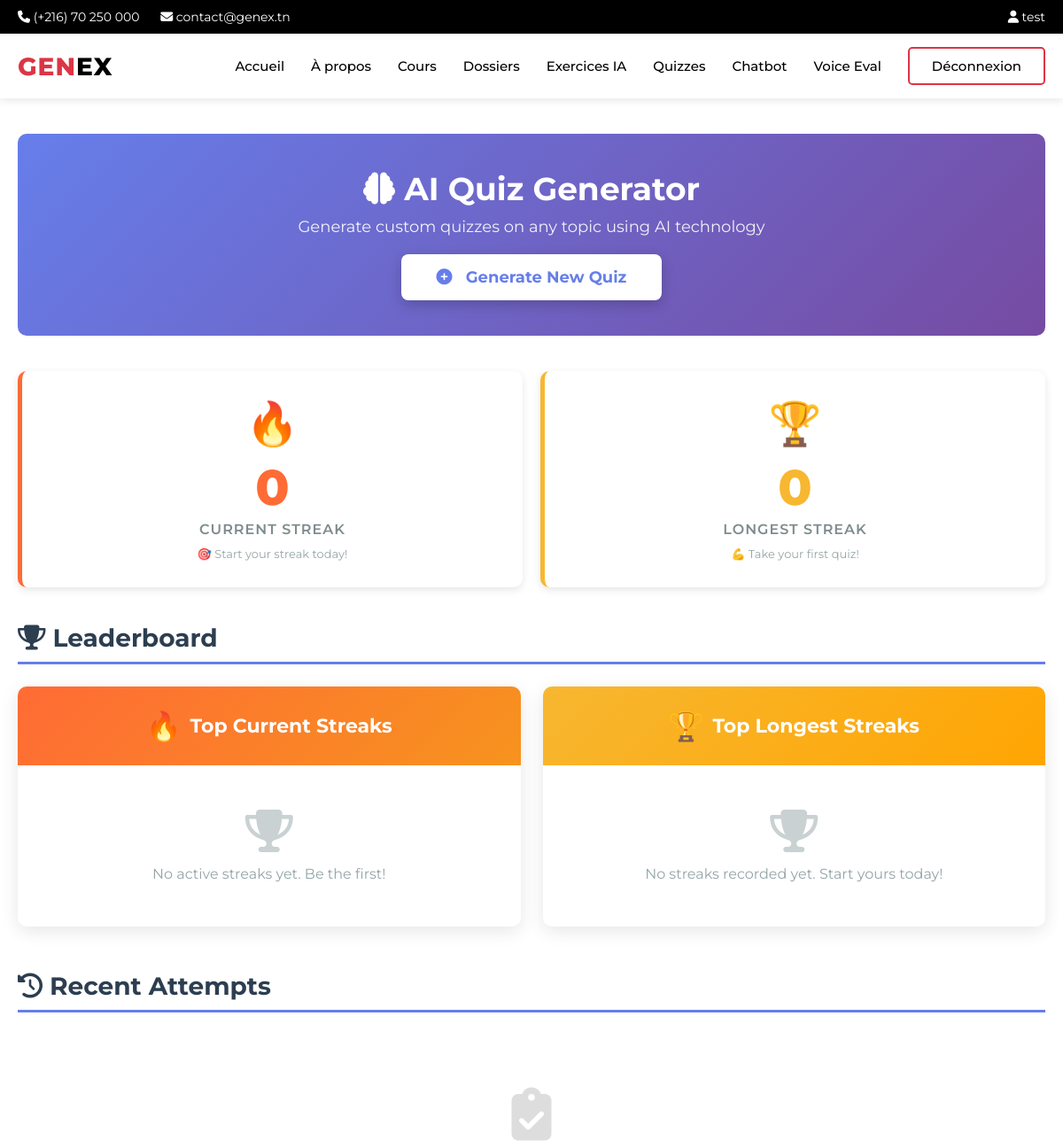
Page /quizzes/ (signed in, upper part) on the earlier database version.
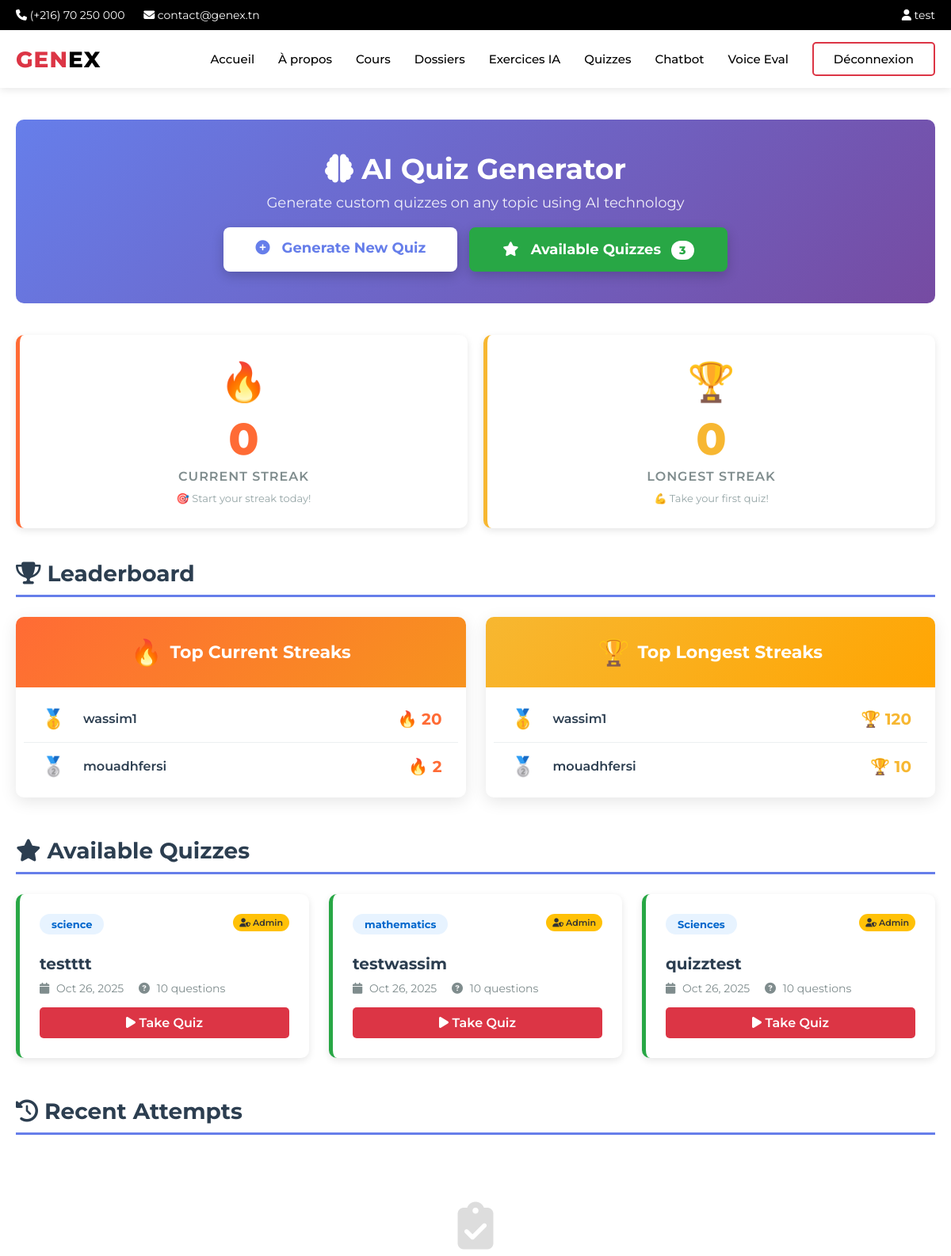
Same page on the later database version.
### users/models.py (models this page shows, shortened)
class User(AbstractUser):
    USER_TYPE_CHOICES = (
        ('admin', 'Admin'),
        ('student', 'Student'),
    )
    LEVEL_CHOICES = (
        ('weak', 'Weak'),
        ('medium', 'Medium'),
        ('advanced', 'Advanced'),
    )
    user_type = models.CharField(max_length=10, choices=USER_TYPE_CHOICES, default='student')
    level = models.CharField(max_length=10, choices=LEVEL_CHOICES, blank=True, null=True)
    student_class = models.CharField(max_length=50, blank=True, null=True)
    current_streak = models.IntegerField(default=0, help_text="Current consecutive days with quiz completion")
    longest_streak = models.IntegerField(default=0, help_text="Longest streak ever achieved")
    last_quiz_date = models.DateTimeField(null=True, blank=True, help_text="Last time user completed a quiz")
    THEME_CHOICES = (
        ('light', 'Light'),
        ('dark', 'Dark'),
        ('auto', 'Auto'),
    )
    theme_preference = models.CharField(max_length=10, choices=THEME_CHOICES, default='auto', help_text="User's theme preference")

### quizzes/models.py (models this page shows, shortened)
class Quiz(models.Model):
    title = models.CharField(max_length=255)
    subject = models.CharField(max_length=255)
    user_prompt = models.TextField()
    created_by = models.ForeignKey(settings.AUTH_USER_MODEL, on_delete=models.CASCADE, related_name='created_quizzes')
    created_at = models.DateTimeField(default=timezone.now)
    is_active = models.BooleanField(default=True)
    class Meta:
        verbose_name = 'Quiz'
        verbose_name_plural = 'Quizzes'
        ordering = ['-created_at']

### quizzes/views.py (the view)
# urls.py: path('', views.quiz_home, name='home'),
@login_required
def quiz_home(request):
    streak_info = check_and_update_streak(request.user)
    time_info = get_time_until_streak_expires(request.user)
    user_quizzes = Quiz.objects.filter(created_by=request.user)
    from django.contrib.auth import get_user_model
    from django.db.models import Q
    User = get_user_model()
    available_quizzes = Quiz.objects.filter(
        is_active=True
    ).filter(
        Q(created_by__user_type='admin') | Q(created_by__is_superuser=True)
    ).exclude(created_by=request.user).order_by('-created_at')
    for quiz in available_quizzes:
        quiz.user_attempted = QuizAttempt.objects.filter(quiz=quiz, user=request.user).exists()
        quiz.attempt_count = QuizAttempt.objects.filter(quiz=quiz, user=request.user).count()
    user_attempts = QuizAttempt.objects.filter(user=request.user).select_related('quiz')[:5]
    top_current_streaks = User.objects.filter(
        current_streak__gt=0
    ).order_by('-current_streak', '-last_quiz_date')[:10]
    top_longest_streaks = User.objects.filter(
        longest_streak__gt=0
    ).order_by('-longest_streak', '-current_streak')[:10]
    context = {
        'user_quizzes': user_quizzes,
        'available_quizzes': available_quizzes,
        'user_attempts': user_attempts,
        'current_streak': streak_info['current_streak'],
        'longest_streak': streak_info['longest_streak'],
        'streak_status': streak_info['status'],
        'time_until_expires': time_info,
        'top_current_streaks': top_current_streaks,
        'top_longest_streaks': top_longest_streaks,
    }
    return render(request, 'quizzes/home.html', context)

### quizzes/streak_utils.py (called while the page is built, shortened)
def check_and_update_streak(user):
    if not user.last_quiz_date:
        return {
            'current_streak': 0,
            'longest_streak': user.longest_streak,
            'status': 'no_history'
        }

def get_time_until_streak_expires(user):
    if not user.last_quiz_date:
        return {
            'expired': True,
            'hours_remaining': 0,
            'message': 'No active streak'
        }

### templates/quizzes/home.html (shortened to what the changed rows need)
{% extends 'main/base.html' %}
{% block content %}
<div class="quiz-container">
    <div class="quiz-header">
        <h1><i class="fas fa-brain"></i> AI Quiz Generator</h1>
        <p>Generate custom quizzes on any topic using AI technology</p>
        <div class="header-buttons">
            <a href="{% url 'quizzes:generate' %}" class="generate-btn">
                <i class="fas fa-plus-circle"></i> Generate New Quiz
            </a>
            {% if available_quizzes %}
            <a href="#available-quizzes" class="available-btn">
                <i class="fas fa-star"></i> Available Quizzes
                <span class="badge">{{ available_quizzes|length }}</span>
            </a>
            {% endif %}
        </div>
    </div>
    <div class="streak-section">
        <div class="streak-card current">
        </div>
        <div class="streak-card longest">
        </div>
    </div>
    <h2 class="section-title"><i class="fas fa-trophy"></i> Leaderboard</h2>
    <div class="leaderboard-section">
        <div class="leaderboard-card">
            <div class="leaderboard-list">
                {% if top_current_streaks %}
                    {% for user in top_current_streaks %}
                    <div class="leaderboard-item">
                        <div class="leaderboard-rank {% if forloop.counter == 1 %}gold{% elif forloop.counter == 2 %}silver{% elif forloop.counter == 3 %}bronze{% endif %}">
                            {% if forloop.counter == 1 %}
                                <span class="medal-icon">🥇</span>
                            {% elif forloop.counter == 2 %}
                                <span class="medal-icon">🥈</span>
                            {% elif forloop.counter == 3 %}
                                <span class="medal-icon">🥉</span>
                            {% else %}
                                {{ forloop.counter }}
                            {% endif %}
                        </div>
                        <div class="leaderboard-user">
                            <div class="leaderboard-username {% if user.id == request.user.id %}current-user{% endif %}">
                                {{ user.username }}
                            </div>
                        </div>
                        <div class="leaderboard-streak current">
                            🔥 {{ user.current_streak }}
                        </div>
                    </div>
                    {% endfor %}
                {% else %}
                    <div class="leaderboard-empty">
                        <i class="fas fa-trophy"></i>
                        <p>No active streaks yet. Be the first!</p>
                    </div>
                {% endif %}
            </div>
        </div>
        <div class="leaderboard-card">
            <div class="leaderboard-list">
                {% if top_longest_streaks %}
                    {% for user in top_longest_streaks %}
                    <div class="leaderboard-item">
                        <div class="leaderboard-rank {% if forloop.counter == 1 %}gold{% elif forloop.counter == 2 %}silver{% elif forloop.counter == 3 %}bronze{% endif %}">
                            {% if forloop.counter == 1 %}
                                <span class="medal-icon">🥇</span>
                            {% elif forloop.counter == 2 %}
                                <span class="medal-icon">🥈</span>
                            {% elif forloop.counter == 3 %}
                                <span class="medal-icon">🥉</span>
                            {% else %}
                                {{ forloop.counter }}
                            {% endif %}
                        </div>
                        <div class="leaderboard-user">
                            <div class="leaderboard-username {% if user.id == request.user.id %}current-user{% endif %}">
                                {{ user.username }}
                            </div>
                        </div>
                        <div class="leaderboard-streak longest">
                            🏆 {{ user.longest_streak }}
                        </div>
                    </div>
                    {% endfor %}
                {% else %}
                    <div class="leaderboard-empty">
                        <i class="fas fa-trophy"></i>
                        <p>No streaks recorded yet. Start yours today!</p>
                    </div>
                {% endif %}
            </div>
        </div>
    </div>
    {% if available_quizzes %}
    <h2 class="section-title"><i class="fas fa-star"></i> Available Quizzes</h2>
    <div class="quiz-grid">
        {% for quiz in available_quizzes %}
        <div class="quiz-card" style="border-left-color: #28a745;">
            <div style="display: flex; justify-content: space-between; align-items: start; margin-bottom: 10px;">
                <span class="quiz-subject" style="background: #e7f3ff; color: #0066cc; font-weight: 700;">{{ quiz.subject }}</span>
                <span style="font-size: 11px; background: #ffc107; color: #333; padding: 4px 8px; border-radius: 12px; font-weight: 600;">
                    <i class="fas fa-user-shield"></i> Admin
                </span>
            </div>
            <h3>{{ quiz.title }}</h3>
            <div class="quiz-meta">
                <i class="fas fa-calendar"></i> {{ quiz.created_at|date:"M d, Y" }}
                <span style="margin-left: 15px;">
                    <i class="fas fa-question-circle"></i> {{ quiz.questions.count }} questions
                </span>
            </div>
            <a href="{% url 'quizzes:take_quiz' quiz.id %}" class="take-quiz-btn" style="background: #dc3545 !important; border-color: #dc3545 !important;">
                <i class="fas fa-{% if quiz.user_attempted %}redo{% else %}play{% endif %}"></i>
                {% if quiz.user_attempted %}Retake Quiz{% else %}Take Quiz{% endif %}
            </a>
        </div>
        {% endfor %}
    </div>
    {% endif %}
    <h2 class="section-title"><i class="fas fa-history"></i> Recent Attempts</h2>
    {% if user_attempts %}
        {% for attempt in user_attempts %}
        <div class="attempt-item">
            <div class="attempt-info">
                <h4>{{ attempt.quiz.title }}</h4>
                <p>
                    <i class="fas fa-calendar"></i> {{ attempt.completed_at|date:"M d, Y H:i" }}
                </p>
                <p style="margin-top: 5px;">
                    <i class="fas fa-book"></i> Subject: <strong>{{ attempt.quiz.subject }}</strong>
                </p>
            </div>
            <div class="attempt-actions">
                <div class="attempt-score">
                    <div class="score-value">{{ attempt.percentage|floatformat:0 }}%</div>
                    <div class="score-label">{{ attempt.score }}/{{ attempt.total_questions }}</div>
                </div>
                <a href="{% url 'quizzes:quiz_results' attempt.id %}" class="view-details-btn">
                    <i class="fas fa-eye"></i> View Details
                </a>
            </div>
        </div>
        {% endfor %}
    {% else %}
    <div class="empty-state">
        <i class="fas fa-clipboard-check"></i>
    </div>
    {% endif %}
</div>
{% endblock %}

Differences in the rows shown:
added User: username "wassim1", current_streak "20", longest_streak "120"
added User: username "mouadhfersi", current_streak "2", longest_streak "10"
added Quiz: subject "science", title "testttt", created_at "Oct 26, 2025", questions.count "10", shows "Take Quiz"
added Quiz: subject "mathematics", title "testwassim", created_at "Oct 26, 2025", questions.count "10", shows "Take Quiz"
added Quiz: subject "Sciences", title "quizztest", created_at "Oct 26, 2025", questions.count "10", shows "Take Quiz"
Other differences:
{{ available_quizzes|length }}: (not shown) → "3"
text no longer shown: "No active streaks yet. Be the first! No streaks recorded yet. Start yours today!"
text now shown: "Available Quizzes Available Quizzes"
